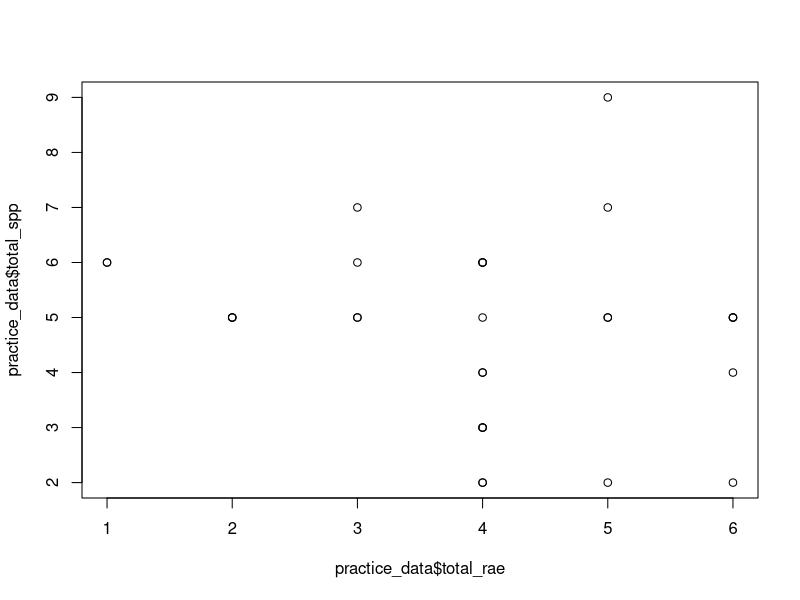
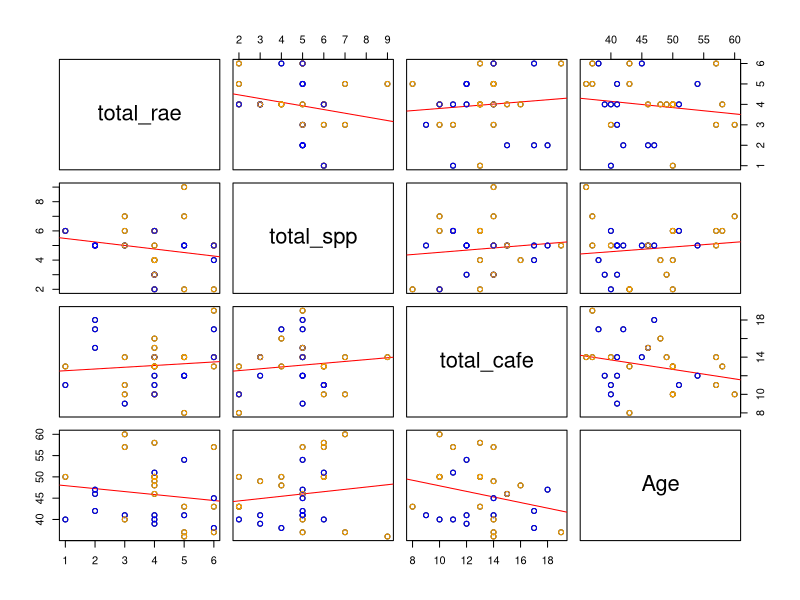

Recreate these plots in R, in order.
#Arianna Aguilar
#Psyc 350 Spring 2024
#Data Analysis Script


#creating a fake dataset 
library(tidyverse)
library(dplyr)
library(ggplot2)
library(ggthemes)
install.packages(lme4)
library(lme4)
install.packages("sjplots")

#creating a data set with 30 IDs and their age in months, each assigned to group 1 or 2
practice_data <- data.frame(ID = 1:30, Age = sample (36:60, 30, replace = TRUE), Group = sample(1:2, 30, replace = TRUE))

as.numeric(practice_data$ID:practice_data$Group)

#creating columns for each rae tq
practice_data$rae1_tq1 <-sample(0:1, 30, replace = TRUE)
practice_data$rae1_tq2 <-sample(0:1, 30, replace = TRUE)
practice_data$rae2_tq1 <-sample(0:1, 30, replace = TRUE)
practice_data$rae2_tq2 <-sample(0:1, 30, replace = TRUE)
practice_data$rae3_tq1 <-sample(0:1, 30, replace = TRUE)
practice_data$rae3_tq2 <-sample(0:1, 30, replace = TRUE)
practice_data$rae4_tq1 <-sample(0:1, 30, replace = TRUE)
practice_data$rae4_tq2 <-sample(0:1, 30, replace = TRUE)


#creating a total rae score 
practice_data <- practice_data %>% mutate(total_rae = rae1_tq1 + rae1_tq2 
+ rae2_tq1 + rae2_tq2 + rae3_tq1 + rae3_tq2 + rae4_tq1 + rae4_tq2)


#creating columns for each cafe face
practice_data$f1 <- sample(0:1, 30, replace = TRUE)
practice_data$f2 <- sample(0:1, 30, replace = TRUE)
practice_data$f3 <- sample(0:1, 30, replace = TRUE)
practice_data$f4 <- sample(0:1, 30, replace = TRUE)
practice_data$f5 <- sample(0:1, 30, replace = TRUE)
practice_data$f6 <- sample(0:1, 30, replace = TRUE)
practice_data$f7 <- sample(0:1, 30, replace = TRUE)
practice_data$f8 <- sample(0:1, 30, replace = TRUE)
practice_data$f9 <- sample(0:1, 30, replace = TRUE)
practice_data$f10 <- sample(0:1, 30, replace = TRUE)
practice_data$f11 <- sample(0:1, 30, replace = TRUE)
practice_data$f12 <- sample(0:1, 30, replace = TRUE)
practice_data$f13 <- sample(0:1, 30, replace = TRUE)
practice_data$f14 <- sample(0:1, 30, replace = TRUE)
practice_data$f15 <- sample(0:1, 30, replace = TRUE)
practice_data$f16 <- sample(0:1, 30, replace = TRUE)
practice_data$f17 <- sample(0:1, 30, replace = TRUE)
practice_data$f18 <- sample(0:1, 30, replace = TRUE)
practice_data$f19 <- sample(0:1, 30, replace = TRUE)
practice_data$f20 <- sample(0:1, 30, replace = TRUE)
practice_data$f21 <- sample(0:1, 30, replace = TRUE)
practice_data$f22 <- sample(0:1, 30, replace = TRUE)
practice_data$f23 <- sample(0:1, 30, replace = TRUE)
practice_data$f24 <- sample(0:1, 30, replace = TRUE)
practice_data$f25 <- sample(0:1, 30, replace = TRUE)
practice_data$f26 <- sample(0:1, 30, replace = TRUE)

#column for total cafe score
practice_data <- practice_data %>% mutate (total_cafe = f1 + f2 + f3 + f4 + f5 + f6
                          + f7 + f8 + f9 + f10 + f11 + f12 + f13 + 
                            f14 + f15 + f16 + f17 + f18 + f19 + f20 
                          + f21 + f22 + f23 + f24 + f25 + f26)

#columns for each SPP observation 
practice_data$spp1 <- sample(0:1, 30, replace = TRUE)
practice_data$spp2 <- sample(0:1, 30, replace = TRUE)
practice_data$spp3 <- sample(0:1, 30, replace = TRUE)
practice_data$spp4 <- sample(0:1, 30, replace = TRUE)
practice_data$spp5 <- sample(0:1, 30, replace = TRUE)
practice_data$spp6 <- sample(0:1, 30, replace = TRUE)
practice_data$spp7 <- sample(0:1, 30, replace = TRUE)
practice_data$spp8 <- sample(0:1, 30, replace = TRUE)
practice_data$spp9 <- sample(0:1, 30, replace = TRUE)
practice_data$spp10 <- sample(0:1, 30, replace = TRUE)

#column for total SPP
practice_data <- practice_data %>% mutate (total_spp = spp1 + spp2 + spp3 + spp4
                          + spp5 + spp6 + spp7 + spp8 + spp9 + 
                            spp10)

#practice analyses 
#correlations between rae, spp, cafe, and age
cor_table <- cor(practice_data [, c("total_rae", "total_cafe", "total_spp", "Age")])
plot(practice_data$total_rae, practice_data$total_spp)
groupcolor <- ifelse(practice_data$Group == 1, "orange",
                      ifelse(practice_data$Group == 2, "blue", NA))
pairs(~ total_rae + total_spp + total_cafe + Age, data = practice_data, panel=function(x,y){
  points(x,y) 
  abline(lm(y~x), col='red') 
  points(x, y, col= groupcolor)})

#m<-lmer(DV ~ age + 1|ID), data=qc2)
#m<-lmer(DV ~ age + (1|ID), data=df)
#m2<-lmer(DV ~dage+cafe+rae+ (1|ID), data =df)
#anova(m,m2)
#tab_model(m)
#plot_model(m, type = pred)